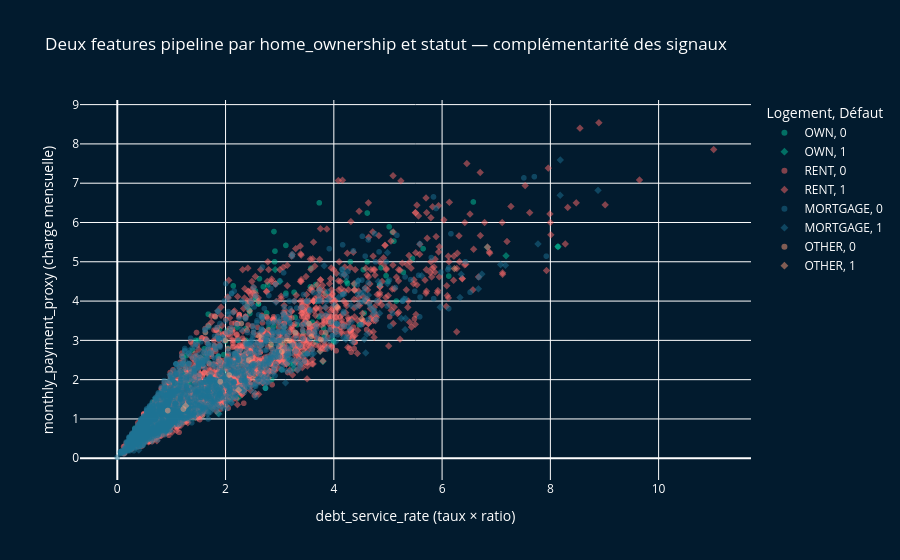

The code cell stored with this chart in its notebook:
### Markdown cell above
### 3.2 Scatter bivarié — debt_service_rate vs monthly_payment_proxy

### Code cell
# Scatter bivarié : les deux features les plus importantes du pipeline
# debt_service_rate (Spearman=0.389) vs monthly_payment_proxy (importance GB=28.6%)
# Coloré par home_ownership + symbole par statut de défaut

fig6 = px.scatter(
    df.sample(5000, random_state=42),
    x='debt_service_rate',
    y='monthly_payment_proxy',
    color='person_home_ownership',
    symbol='loan_status',
    opacity=0.5,
    color_discrete_map={
        'RENT': '#FF6B6B', 'MORTGAGE': '#1C7293',
        'OWN': '#02C39A', 'OTHER': '#FFA07A'
    },
    labels={
        'debt_service_rate': 'debt_service_rate (taux × ratio)',
        'monthly_payment_proxy': 'monthly_payment_proxy (charge mensuelle)',
        'loan_status': 'Défaut', 'person_home_ownership': 'Logement'
    },
    title='Deux features pipeline par home_ownership et statut — complémentarité des signaux'
)
fig6.update_layout(plot_bgcolor='#021B2E', paper_bgcolor='#021B2E', font_color='white')
fig6.write_html(str(ROOT / 'figures' / 'scatter_features.html'))
fig6.show()
print("✅ figures/scatter_features.html sauvegardé")
print("→ RENT (rouge) : concentrés en haut à droite — double pression taux + charge")
print("→ OWN (vert) : concentrés en bas à gauche — profil sûr sur les deux axes")
print("→ La frontière non-linéaire justifie RF plutôt qu'une règle manuelle")

### Figure 1 — Plotly figure (JSON) as saved in the notebook; plotly's stock layout.template omitted (floating-point values rounded to 4 significant figures; data arrays with more than 128 entries replaced by an {"elided": "..."} marker saying what was removed)
{"data": [{"hovertemplate": "Logement=OWN<br>Défaut=0<br>debt_service_rate (taux × ratio)=%{x}<br>monthly_payment_proxy (charge mensuelle)=%{y}<extra></extra>", "legendgroup": "OWN, 0", "marker": {"color": "#02C39A", "opacity": 0.5, "symbol": "circle"}, "mode": "markers", "name": "OWN, 0", "showlegend": true, "type": "scattergl", "x": {"elided": "370 float values"}, "xaxis": "x", "y": {"elided": "370 float values"}, "yaxis": "y"}, {"hovertemplate": "Logement=OWN<br>Défaut=1<br>debt_service_rate (taux × ratio)=%{x}<br>monthly_payment_proxy (charge mensuelle)=%{y}<extra></extra>", "legendgroup": "OWN, 1", "marker": {"color": "#02C39A", "opacity": 0.5, "symbol": "diamond"}, "mode": "markers", "name": "OWN, 1", "showlegend": true, "type": "scattergl", "x": [7.181, NaN, 4.594, 2.916, 4.233, 2.212, 2.937, 0.6676, 2.533, 2.702, 2.198, 1.736, 3.799, 6.836, 3.747, NaN, 3.002, NaN, NaN, 2.235, 8.14, 1.864, 1.554, 3.266, 3.077, 1.151, 1.89], "xaxis": "x", "y": [5.152, 1.892, 4.0, 4.8, 4.5, 3.333, 2.667, 0.48, 2.18, 2.333, 2.667, 1.307, 2.462, 5.371, 2.721, 3.771, 4.5, 4.626, 4.375, 1.538, 5.385, 1.144, 2.526, 2.914, 3.333, 0.8955, 2.083], "yaxis": "y"}, {"hovertemplate": "Logement=RENT<br>Défaut=0<br>debt_service_rate (taux × ratio)=%{x}<br>monthly_payment_proxy (charge mensuelle)=%{y}<extra></extra>", "legendgroup": "RENT, 0", "marker": {"color": "#FF6B6B", "opacity": 0.5, "symbol": "circle"}, "mode": "markers", "name": "RENT, 0", "showlegend": true, "type": "scattergl", "x": {"elided": "1720 float values"}, "xaxis": "x", "y": {"elided": "1720 float values"}, "yaxis": "y"}, {"hovertemplate": "Logement=RENT<br>Défaut=1<br>debt_service_rate (taux × ratio)=%{x}<br>monthly_payment_proxy (charge mensuelle)=%{y}<extra></extra>", "legendgroup": "RENT, 1", "marker": {"color": "#FF6B6B", "opacity": 0.5, "symbol": "diamond"}, "mode": "markers", "name": "RENT, 1", "showlegend": true, "type": "scattergl", "x": {"elided": "829 float values"}, "xaxis": "x", "y": {"elided": "829 float values"}, "yaxis": "y"}, {"hovertemplate": "Logement=MORTGAGE<br>Défaut=0<br>debt_service_rate (taux × ratio)=%{x}<br>monthly_payment_proxy (charge mensuelle)=%{y}<extra></extra>", "legendgroup": "MORTGAGE, 0", "marker": {"color": "#1C7293", "opacity": 0.5, "symbol": "circle"}, "mode": "markers", "name": "MORTGAGE, 0", "showlegend": true, "type": "scattergl", "x": {"elided": "1769 float values"}, "xaxis": "x", "y": {"elided": "1769 float values"}, "yaxis": "y"}, {"hovertemplate": "Logement=MORTGAGE<br>Défaut=1<br>debt_service_rate (taux × ratio)=%{x}<br>monthly_payment_proxy (charge mensuelle)=%{y}<extra></extra>", "legendgroup": "MORTGAGE, 1", "marker": {"color": "#1C7293", "opacity": 0.5, "symbol": "diamond"}, "mode": "markers", "name": "MORTGAGE, 1", "showlegend": true, "type": "scattergl", "x": {"elided": "264 float values"}, "xaxis": "x", "y": {"elided": "264 float values"}, "yaxis": "y"}, {"hovertemplate": "Logement=OTHER<br>Défaut=0<br>debt_service_rate (taux × ratio)=%{x}<br>monthly_payment_proxy (charge mensuelle)=%{y}<extra></extra>", "legendgroup": "OTHER, 0", "marker": {"color": "#FFA07A", "opacity": 0.5, "symbol": "circle"}, "mode": "markers", "name": "OTHER, 0", "showlegend": true, "type": "scattergl", "x": [3.132, 1.902, 3.18, 3.763, 2.839, 1.221, NaN, 3.041, 3.585, 3.289, 2.0, 2.432, 3.541, 2.066, 0.932], "xaxis": "x", "y": [2.992, 1.95, 2.992, 3.023, 2.897, 1.252, 1.646, 2.717, 3.103, 3.2, 3.0, 2.5, 3.429, 2.118, 1.214], "yaxis": "y"}, {"hovertemplate": "Logement=OTHER<br>Défaut=1<br>debt_service_rate (taux × ratio)=%{x}<br>monthly_payment_proxy (charge mensuelle)=%{y}<extra></extra>", "legendgroup": "OTHER, 1", "marker": {"color": "#FFA07A", "opacity": 0.5, "symbol": "diamond"}, "mode": "markers", "name": "OTHER, 1", "showlegend": true, "type": "scattergl", "x": [6.228, 2.24, 2.621, 4.515, 1.263, 4.064], "xaxis": "x", "y": [4.825, 1.735, 3.103, 3.549, 1.333, 3.847], "yaxis": "y"}], "layout": {"font": {"color": "white"}, "legend": {"title": {"text": "Logement, Défaut"}, "tracegroupgap": 0}, "paper_bgcolor": "#021B2E", "plot_bgcolor": "#021B2E", "title": {"text": "Deux features pipeline par home_ownership et statut — complémentarité des signaux"}, "xaxis": {"anchor": "y", "domain": [0, 1], "title": {"text": "debt_service_rate (taux × ratio)"}}, "yaxis": {"anchor": "x", "domain": [0, 1], "title": {"text": "monthly_payment_proxy (charge mensuelle)"}}}}
